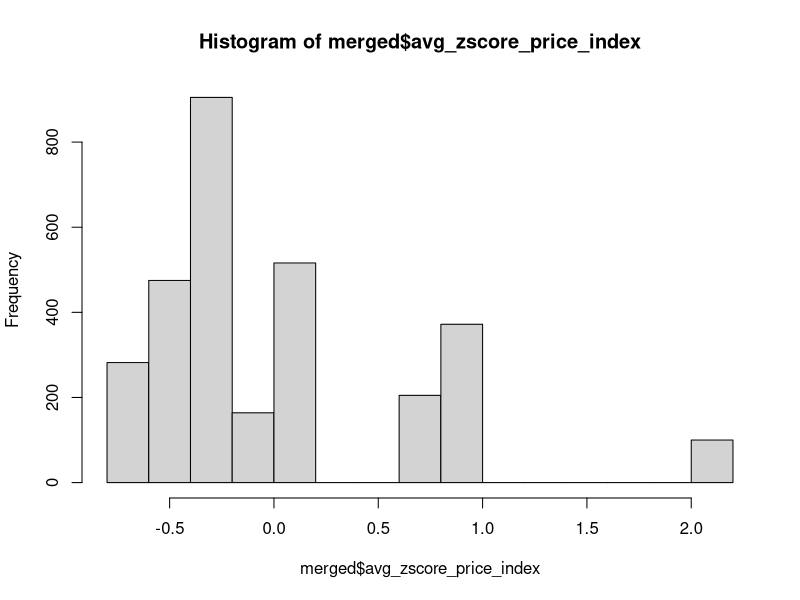

Generate this figure with R: (Note: this script raises an error after producing the figure.)
# TUNG H NGUYEN, MS
# Based upon the code of Emma Graham, Nick Arp, and Kat Ruedinger
# June 4, 2020

# Setup packages ####
# install.packages("ggpubr")
# install.packages("tidyverse")
library(ggpubr)
library(tidyverse)


# should be stable across other people:
setwd('~/Documents/GitHub/ProjectSnafu')

# Generate Price Index ####
ppe_meta = read.csv("InputData/ppe_meta_data.csv", stringsAsFactors = FALSE)

ppe_meta = ppe_meta %>% filter(type=="grocery")

str(ppe_meta)
ppe_meta$price_of_good <- as.numeric(ppe_meta$price_of_good)
AvgZscorePriceIndex <- ppe_meta %>%
  group_by(name_of_good) %>% 
  mutate(zscore_price = (price_of_good-mean(price_of_good, na.rm = TRUE))/sd(price_of_good, na.rm = TRUE)) %>% 
  group_by(id) %>% 
  summarize(avg_zscore_price_index = mean(zscore_price, na.rm = TRUE), 
            median_zscore_price_index = median(zscore_price, na.rm = TRUE)) %>% 
  left_join(ppe_meta, by = "id") %>% 
  select(id = id, county = county, name = name, type = type, location = location, avg_zscore_price_index, median_zscore_price_index) %>% 
  unique()

# making combined file of ppe and avg price

small_PI_table <- AvgZscorePriceIndex %>% 
  select(id, avg_zscore_price_index, median_zscore_price_index)
ppe_obs <- read.csv("InputData/ppe_observation_data.csv", stringsAsFactors = FALSE) %>% filter(type=="grocery") %>% 
  left_join(small_PI_table, by = "id")

ppe_obs[is.na(ppe_obs)] <- 0

merged <- ppe_obs
merged$age <- replace(merged$age, merged$age=="A", "a")
merged$age <- replace(merged$age, merged$age=="E", "e")
merged$age <- replace(merged$age, merged$age=="Y", "y")
merged$age <- replace(merged$age, merged$age=="C", "c")

# filter out rows with the weird ages
merged = merged %>% filter(age %in% c("a","e","y","c"))

old_age_to_new_age_mapping <- data.frame(age = c("a", "e", "y", "c", "t"),
                                         age_two_bins = c("30+", "30+", "0-29", "0-29", "0-29"))

merged <- merged %>% left_join(old_age_to_new_age_mapping, by = "age")
merged$age <- replace(merged$age, merged$age=="A", "a")
merged$age <- replace(merged$age, merged$age=="E", "e")
merged$age <- replace(merged$age, merged$age=="Y", "y")
merged$age <- replace(merged$age, merged$age=="C", "c")

old_age_to_new_age_mapping <- data.frame(age = c("a", "e", "y", "c", "t"),
                                         age_two_bins = c("30+", "30+", "0-29", "0-29", "0-29"))

merged <- merged %>% left_join(old_age_to_new_age_mapping, by = "age")




hist(merged$avg_zscore_price_index)
write.csv(merged, "InputData/meta_merged_observed.csv")
# Table 1 ####
library(tidyverse)
#merged <- read.csv("/content/drive/Shared drives/MSTP 2019/Users/Emma/meta_merged_observed.csv", stringsAsFactors = FALSE) %>% filter(!(age %in% c("t", "0")), !(name %in% c("whl_fds", "metfalfes")), type == "grocery")

#merged$county[merged$county=="dane"] <- "Dane"
#merged$county[merged$county=="grant"] <- "Grant"
#merged$county[merged$county=="iowa"] <- "Iowa"
#merged$county[merged$county=="jackson"] <- "Jackson"
#merged$county[merged$county=="lafayette"] <- "Lafayette"
#merged$county[merged$county=="monroe"] <- "Monroe"
#merged$county[merged$county=="pierce"] <- "Pierce"
#merged$county[merged$county=="polk"] <- "Polk"
#merged$county[merged$county=="st_croix"] <- "St. Croix"
#merged$county[merged$county=="walworth"] <- "Walworth"

# table1_names <- merged %>% group_by(county) %>% 
#   summarize(n = n(), mask_usage = paste0(c(round(sum(mask)/n()*100, 1), " (", n(), ")"), collapse = "")) %>% 
#   unite(name, county:n, sep = ", n = ", remove = FALSE)
# table1_names
# table1_gender <- merged %>% group_by(county, gender) %>% 
#   summarize(mask_usage = paste0(c(round(sum(mask)/n()*100, 1), " (", n(), ")"), collapse = "")) %>% 
#   pivot_wider(names_from = gender, values_from = mask_usage)
# #table1_gender
# table1_age <- merged %>% group_by(county, age) %>% 
#   summarize(mask_usage = paste0(c(round(sum(mask)/n()*100, 1), " (", n(), ")"), collapse = "")) %>% 
#   pivot_wider(names_from = age, values_from = mask_usage)
# #table1_age
# table1_price_index <- merged %>% group_by(county) %>% 
#   summarize(max_PI = round(max(avg_zscore_price_index, na.rm = TRUE), 1), min_PI = round(min(avg_zscore_price_index, na.rm = TRUE), 1)) %>% 
#   unite(range, min_PI:max_PI, sep = " - " )
# table1_case_rate <- merged %>% select(county, case_rate) %>% unique()
# table1 <- table1_names %>% left_join(table1_gender, by = "county") %>% left_join(table1_age, by = "county") %>% left_join(table1_price_index, by = "county") %>% 
#   left_join(table1_case_rate, by = "county") %>% select(County = name, mask_usage, `0`, `1`, c, y, a, e, range, case_rate ) %>% mutate(case_rate = round(case_rate, 2))
# colnames(table1) <- c("County", "Total", "Male", "Female", "<18", "18-29", "30-59", "60+", "Price Index", "Cases per 100k")
# table1
# write.csv(table1, "Demographics/table.csv")

table1_names <- merged %>% group_by(county) %>% summarize(n = n(), mask_usage = paste0(c(sum(mask),"/",n(), " (", round(sum(mask)/n()*100, 1), ")"), collapse = "")) %>% 
  unite(name, county:n, sep = ", n = ", remove = FALSE)
table1_names

table1_gender <- merged %>% group_by(county, gender) %>% summarize(mask_usage = paste0(c(sum(mask), "/",n()," (", round(sum(mask)/n()*100, 1), ")"), collapse = "")) %>% pivot_wider(names_from = gender, values_from = mask_usage)
table1_gender

table1_age <- merged %>% group_by(county, age) %>% summarize(mask_usage = paste0(c(sum(mask), "/",n()," (", round(sum(mask)/n()*100, 1), ")"), collapse = "")) %>% pivot_wider(names_from = age, values_from = mask_usage)
table1_age

table1_price_index <- merged %>% group_by(county) %>% summarize(max_PI = round(max(avg_zscore_price_index, na.rm = TRUE), 1), min_PI = round(min(avg_zscore_price_index, na.rm = TRUE), 1)) %>% unite(range, min_PI:max_PI, sep = "," )
table1_price_index
table1_case_rate <- merged %>% select(county, case_rate, no_cases) %>% unique() %>% filter(no_cases != 538) #%>% mutate(case_rate = round(case_rate, 2) #%>% paste0(case_rate, " (", no_cases, ")", collapse = "")
table1_case_rate
# lol here is Tung and Nick unable to figure out how to do it in Tidy
table1_case_rate$combined <- paste0(table1_case_rate$case_rate, " (", table1_case_rate$no_cases, ")")
table1_case_rate <- table1_case_rate %>% select(county, combined) #%>% # note that i took the first occurence of dane, so the higher case rate
table1_case_rate = table1_case_rate %>% arrange(county, desc(combined)) %>% distinct(county,.keep_all=TRUE)
table1_case_rate

# Make a total column
total = cbind("Wisconsin","Total",merged %>% summarize(n = n(), mask_usage = paste0(c(sum(mask),"/",n(), " (", round(sum(mask)/n()*100, 1), ")"), collapse = "")),
  merged %>% group_by(gender) %>% summarize(mask_usage = paste0(c(sum(mask), "/",n()," (", round(sum(mask)/n()*100, 1), ")"), collapse = "")) %>% pivot_wider(names_from = gender, values_from = mask_usage),
  merged %>% group_by(age) %>% summarize(mask_usage = paste0(c(sum(mask), "/",n()," (", round(sum(mask)/n()*100, 1), ")"), collapse = "")) %>% pivot_wider(names_from = age, values_from = mask_usage),
  0,0)
ncol(total)

table1 <- table1_names %>% left_join(table1_gender, by = "county") %>% left_join(table1_age, by = "county") %>% left_join(table1_price_index, by = "county") %>% left_join(table1_case_rate, by = "county") #%>% select(County = name, mask_usage, c, y, a, e, range, combined ) #%>% mutate(combined = round(combined, 2))
colnames(total) = colnames(table1)
#colnames(table1) <- c("County", "Total", "Male", "Female", "<18", "18-29", "30-59", "60+", "Price Index", "Cases per 100k")
final_table1 = rbind(table1,total)
View(final_table1)
View(table1)
View(total)
View(total)
write.table(final_table1, "Demographics/table.txt",sep="\t",quote=F,row.names=F)

write.csv(merged, "merged.csv")




# Let's calculate some odds ratios ####
library(tidyverse)
#install.packages("ggpubr")
library(ggpubr)
#merged <- read.csv("/content/drive/Shared drives/MSTP 2019/Project - PPE/meta_merged_observed_mobility_race_income.csv") %>% filter(!(age %in% c("t", "0")), !(name %in% c("whl_fds", "metfalfes")), type == "grocery")
merged = read.csv("InputData/meta_merged_observed.csv",row.names = 1, check.names = F, stringsAsFactors = 1)
head(merged)
str(merged)
merged$gender <- as.factor(recode(merged$gender, `0` = "Male", `1` = "Female"))

merged$age <- recode(merged$age, a = "30-59", c = "<18", y = "18-29", e = "60+")
merged$age <- fct_relevel(merged$age, levels = c("<18", "18-29", "30-59", "60+"))
merged$age <- droplevels(merged$age)
print(dim(merged))
gender <- merged %>% group_by(gender) %>% summarize(`Percentage wearing face-coverings` = sum(mask, na.rm = TRUE)/n()*100) %>% ggplot(aes(x = as.factor(gender), y = `Percentage wearing face-coverings`)) + geom_bar(stat = "identity") + xlab(" ") + theme_bw()
age <- merged %>% group_by(age) %>% summarize(`Percentage wearing face-coverings` = sum(mask, na.rm = TRUE)/n()*100) %>% ggplot(aes(x = as.factor(age), y = `Percentage wearing face-coverings`)) + geom_bar(stat = "identity") + xlab(" ") + theme_bw()
#merged %>% ggplot(aes(x = workplaces_percent_change_from_baseline)) + geom_histogram()
gender
age
require(foreign)
require(ggplot2)
require(MASS)
install.packages("Hmisc")
require(Hmisc)
require(reshape2)

merged$mask = as.factor(merged$mask)
class(merged$mask)


m = polr(mask ~ age + gender + avg_zscore_price_index, data = merged, Hess=TRUE)









output_glm_logit <- function(place, outcome){
  data <- merged
  #d <- summary(glm(get(outcome)~gender + age +avg_zscore_price_index + case_rate + weekend, data = data))
  d <- summary(glm(location~gender + age +avg_zscore_price_index + case_rate, data = data))
  
  print(d)
  stuff <- data.frame(d$coefficients)[-1,]
  stuff$name <- c("Male gender", "18-29 yrs old", "30-59 yrs old", "60+", "Price Index", "Cases per 100k")
  rownames(stuff) <- NULL
  stuff %>% select(Variable = name, Coefficient = Estimate, pvalue = `Pr...t..`)
  
}
#merged %>% ggplot(aes(x = avg_zscore_price_index)) + geom_histogram() + facet_wrap(~weekend)
#cor(merged$weekend, merged$workplaces_percent_change_from_baseline)
#table <- ggtexttable(output_glm_logit(c("urban","rural"), "mask"), rows = NULL)
#ggarrange(gender, age, table, labels = c("B", "C", "D"))
#ggsave("/content/drive/Shared drives/MSTP 2019/Project - PPE/Figure 2/figure2.png")
